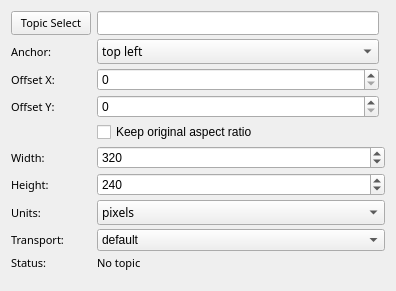
<?xml version="1.0" encoding="UTF-8"?>
<ui version="4.0">
 <class>image_config</class>
 <widget class="QWidget" name="image_config">
  <property name="geometry">
   <rect>
    <x>0</x>
    <y>0</y>
    <width>396</width>
    <height>291</height>
   </rect>
  </property>
  <property name="windowTitle">
   <string>Form</string>
  </property>
  <property name="styleSheet">
   <string notr="true"/>
  </property>
  <layout class="QGridLayout" name="gridLayout">
   <property name="horizontalSpacing">
    <number>6</number>
   </property>
   <property name="verticalSpacing">
    <number>4</number>
   </property>
   <item row="8" column="1" rowspan="2" colspan="2">
    <widget class="QComboBox" name="transport_combo_box">
     <property name="maximumSize">
      <size>
       <width>16777215</width>
       <height>25</height>
      </size>
     </property>
     <item>
      <property name="text">
       <string>default</string>
      </property>
     </item>
    </widget>
   </item>
   <item row="1" column="0">
    <widget class="QLabel" name="label_3">
     <property name="font">
      <font>
       <family>Sans Serif</family>
       <pointsize>8</pointsize>
      </font>
     </property>
     <property name="text">
      <string>Anchor:</string>
     </property>
    </widget>
   </item>
   <item row="4" column="1" colspan="2">
    <widget class="QCheckBox" name="keep_ratio">
     <property name="text">
      <string>Keep original aspect ratio</string>
     </property>
    </widget>
   </item>
   <item row="7" column="0">
    <widget class="QLabel" name="label_8">
     <property name="font">
      <font>
       <family>Sans Serif</family>
       <pointsize>8</pointsize>
      </font>
     </property>
     <property name="text">
      <string>Units:</string>
     </property>
    </widget>
   </item>
   <item row="6" column="0">
    <widget class="QLabel" name="label_7">
     <property name="font">
      <font>
       <family>Sans Serif</family>
       <pointsize>8</pointsize>
      </font>
     </property>
     <property name="text">
      <string>Height:</string>
     </property>
    </widget>
   </item>
   <item row="7" column="1" colspan="2">
    <widget class="QComboBox" name="units">
     <property name="maximumSize">
      <size>
       <width>16777213</width>
       <height>25</height>
      </size>
     </property>
     <property name="font">
      <font>
       <family>Sans Serif</family>
       <pointsize>9</pointsize>
      </font>
     </property>
     <item>
      <property name="text">
       <string>pixels</string>
      </property>
     </item>
     <item>
      <property name="text">
       <string>percent</string>
      </property>
     </item>
    </widget>
   </item>
   <item row="8" column="0" rowspan="2">
    <widget class="QLabel" name="label_9">
     <property name="font">
      <font>
       <family>Sans Serif</family>
       <pointsize>8</pointsize>
      </font>
     </property>
     <property name="text">
      <string>Transport:</string>
     </property>
    </widget>
   </item>
   <item row="5" column="0">
    <widget class="QLabel" name="label_6">
     <property name="font">
      <font>
       <family>Sans Serif</family>
       <pointsize>8</pointsize>
      </font>
     </property>
     <property name="text">
      <string>Width:</string>
     </property>
    </widget>
   </item>
   <item row="3" column="1">
    <widget class="QSpinBox" name="offsety">
     <property name="maximum">
      <number>2000</number>
     </property>
    </widget>
   </item>
   <item row="3" column="0">
    <widget class="QLabel" name="label_5">
     <property name="font">
      <font>
       <family>Sans Serif</family>
       <pointsize>8</pointsize>
      </font>
     </property>
     <property name="text">
      <string>Offset Y:</string>
     </property>
    </widget>
   </item>
   <item row="2" column="0">
    <widget class="QLabel" name="label_4">
     <property name="font">
      <font>
       <family>Sans Serif</family>
       <pointsize>8</pointsize>
      </font>
     </property>
     <property name="text">
      <string>Offset X:</string>
     </property>
    </widget>
   </item>
   <item row="11" column="1">
    <spacer name="verticalSpacer">
     <property name="orientation">
      <enum>Qt::Vertical</enum>
     </property>
     <property name="sizeHint" stdset="0">
      <size>
       <width>20</width>
       <height>40</height>
      </size>
     </property>
    </spacer>
   </item>
   <item row="2" column="1">
    <widget class="QSpinBox" name="offsetx">
     <property name="maximum">
      <number>2000</number>
     </property>
    </widget>
   </item>
   <item row="1" column="1">
    <widget class="QComboBox" name="anchor">
     <property name="maximumSize">
      <size>
       <width>16777215</width>
       <height>25</height>
      </size>
     </property>
     <property name="font">
      <font>
       <family>Sans Serif</family>
       <pointsize>9</pointsize>
      </font>
     </property>
     <item>
      <property name="text">
       <string>top left</string>
      </property>
     </item>
     <item>
      <property name="text">
       <string>top center</string>
      </property>
     </item>
     <item>
      <property name="text">
       <string>top right</string>
      </property>
     </item>
     <item>
      <property name="text">
       <string>center left</string>
      </property>
     </item>
     <item>
      <property name="text">
       <string>center</string>
      </property>
     </item>
     <item>
      <property name="text">
       <string>center right</string>
      </property>
     </item>
     <item>
      <property name="text">
       <string>bottom left</string>
      </property>
     </item>
     <item>
      <property name="text">
       <string>bottom center</string>
      </property>
     </item>
     <item>
      <property name="text">
       <string>bottom right</string>
      </property>
     </item>
    </widget>
   </item>
   <item row="0" column="1">
    <widget class="QLineEdit" name="topic">
     <property name="font">
      <font>
       <family>Sans Serif</family>
       <pointsize>8</pointsize>
      </font>
     </property>
    </widget>
   </item>
   <item row="5" column="1" colspan="2">
    <widget class="QDoubleSpinBox" name="width">
     <property name="decimals">
      <number>0</number>
     </property>
     <property name="minimum">
      <double>1.000000000000000</double>
     </property>
     <property name="maximum">
      <double>10000.000000000000000</double>
     </property>
     <property name="value">
      <double>320.000000000000000</double>
     </property>
    </widget>
   </item>
   <item row="6" column="1" colspan="2">
    <widget class="QDoubleSpinBox" name="height">
     <property name="decimals">
      <number>0</number>
     </property>
     <property name="minimum">
      <double>1.000000000000000</double>
     </property>
     <property name="maximum">
      <double>10000.000000000000000</double>
     </property>
     <property name="value">
      <double>240.000000000000000</double>
     </property>
    </widget>
   </item>
   <item row="10" column="0">
    <widget class="QLabel" name="label_2">
     <property name="font">
      <font>
       <family>Sans Serif</family>
       <pointsize>8</pointsize>
      </font>
     </property>
     <property name="text">
      <string>Status:</string>
     </property>
    </widget>
   </item>
   <item row="10" column="1">
    <widget class="QLabel" name="status">
     <property name="font">
      <font>
       <family>Sans Serif</family>
       <pointsize>8</pointsize>
      </font>
     </property>
     <property name="styleSheet">
      <string notr="true"/>
     </property>
     <property name="text">
      <string>No topic</string>
     </property>
     <property name="wordWrap">
      <bool>true</bool>
     </property>
    </widget>
   </item>
   <item row="0" column="0">
    <widget class="QPushButton" name="selecttopic">
     <property name="maximumSize">
      <size>
       <width>80</width>
       <height>16777215</height>
      </size>
     </property>
     <property name="font">
      <font>
       <family>Sans Serif</family>
       <pointsize>8</pointsize>
      </font>
     </property>
     <property name="styleSheet">
      <string notr="true"/>
     </property>
     <property name="text">
      <string>Topic Select</string>
     </property>
    </widget>
   </item>
  </layout>
 </widget>
 <resources/>
 <connections/>
 <slots>
  <slot>SelectColor()</slot>
  <slot>SelectTopic()</slot>
  <slot>TopicEdited()</slot>
  <slot>PositionToleranceChanged(double)</slot>
  <slot>AngleToleranceChanged(double)</slot>
 </slots>
</ui>
